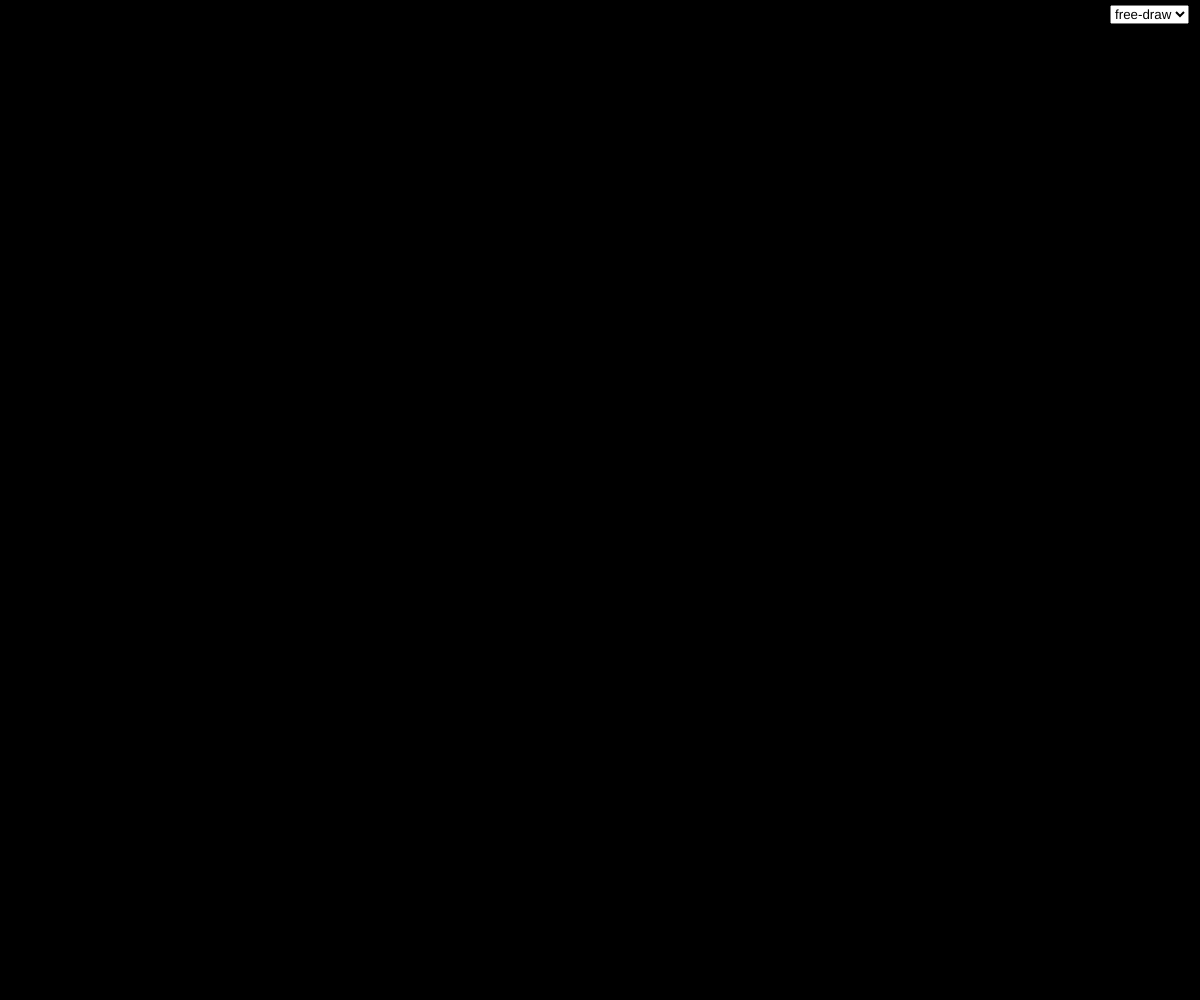
Frame 1 (no input)
Frame 60 (no input): identical to frame 1, image omitted
Frame 120 (the mouse pressed at the canvas centre since frame 60): identical to frame 1, image omitted

The p5.js sketch that drew this single still picture (run headless with seeded random() and noise() and a simulated clock; from frame 60 on, the mouse is pressed at the canvas centre):

// p5.js sketch
// ── sketch.js
function setup() {
  cnv = createCanvas(windowWidth, windowHeight);
  fireflies = [];
  background(0);
  pause = false;
  sel = createSelect();
  sel.option('free-draw');
  sel.option('colonies');
  sel.position(width-90, 5);
}

function draw() {
  for (i = 0; i < fireflies.length; i++) {
    if (!pause) {
      fireflies[i].update();
    }
    fireflies[i].show();
    // if (fireflies[i].x < 0 || fireflies[i].y < 0 || fireflies[i].x > width || fireflies[i].y > height) {
    //   fireflies.splice(i, 1);
    // }
  }
}

function windowResized() {
  temp = createGraphics(width, height);
  temp.image(cnv);
  resizeCanvas(windowWidth, windowHeight);
  background(0);
  image(temp);
  sel.position(width-90, 5);
}

function diff(v1, v2) {
  return (v1>v2) ? v1-v2 : v2-v1;
}

function mousePressed() {
  if (sel.value() === ('colonies') && !(mouseX>width-90 && mouseY<20)) {
    for (i = 0; i < 100; i++) {
      fireflies.push(new Firefly(mouseX, mouseY));
    }
  }
}

function keyPressed() {
  if (keyCode === 32) {
    pause = !pause;
  }
}

function mouseDragged() {
  if (sel.value() === 'free-draw' && !(mouseX>width-90 && mouseY<20)) {
    fireflies.push(new Firefly(mouseX, mouseY));
  }
}
